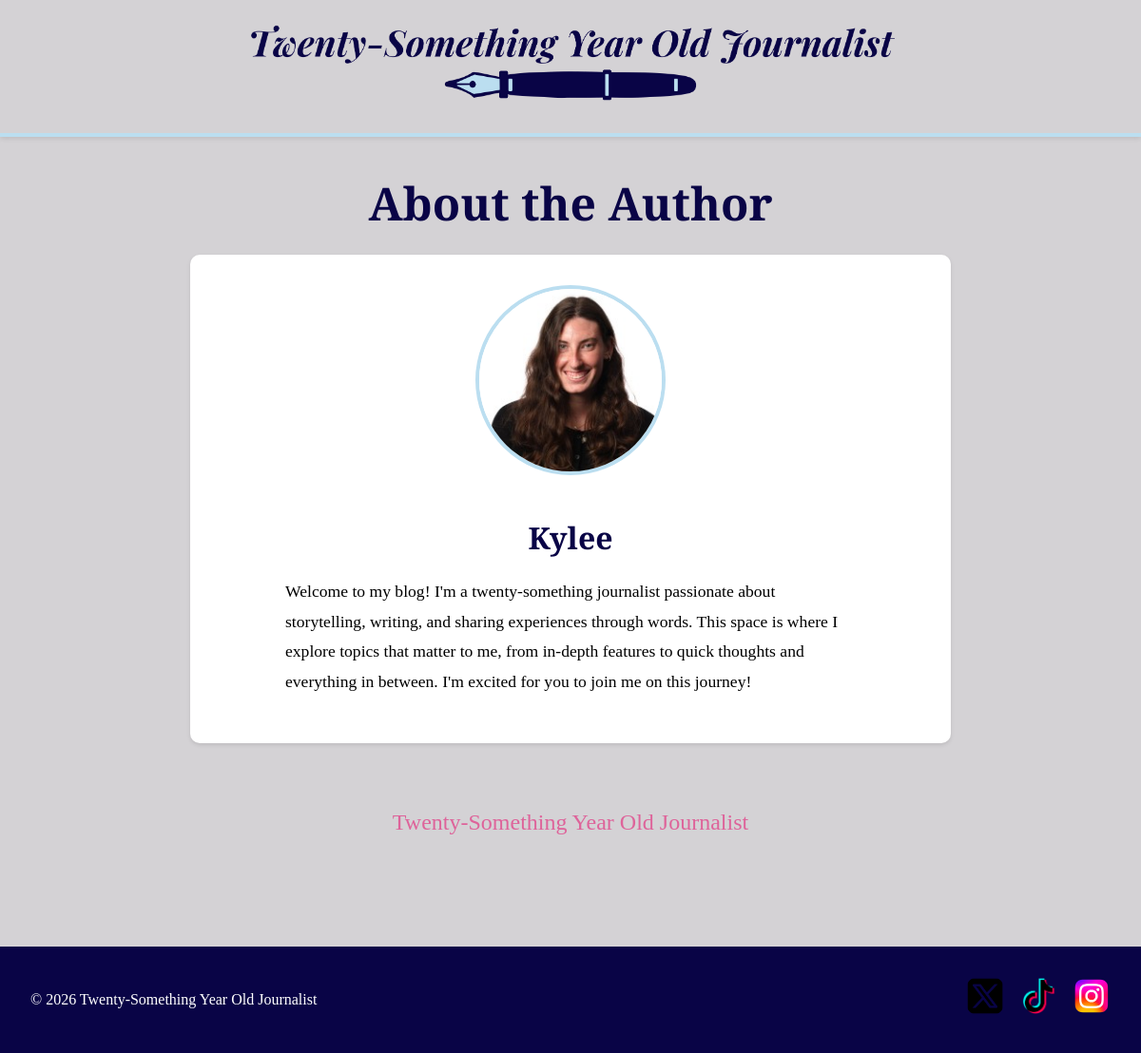
/about, run on the app's committed database.
### tables this page shows
CREATE TABLE about_page (
            id INTEGER PRIMARY KEY AUTOINCREMENT,
            author_name TEXT NOT NULL,
            author_photo_filename TEXT NOT NULL,
            author_bio_text TEXT NOT NULL
        );

### app.py (the view, shortened to what this page needs)
@app.route('/about')
def about():
    conn = get_db()
    cursor = conn.cursor()
    cursor.execute('SELECT * FROM about_page LIMIT 1')
    about_data = cursor.fetchone()
    conn.close()
    return render_template('about.html', about_data=about_data)

### app.py (called while the page is built)
def get_db():
    conn = sqlite3.connect('blog.db')
    conn.row_factory = sqlite3.Row
    return conn

@app.template_filter('author_photo_url')
def author_photo_url(filename):
    if filename == 'cover_image.png':
        return url_for('static', filename='graphics/cover_image.png')
    else:
        return url_for('static', filename=f'uploads/{filename}')

### templates/about.html (shortened to what this page needs)
{% extends "base.html" %}
{% block content %}
<div class="about-container">
    <h1 class="page-title">About the Author</h1>
    <div class="author-section">
        <div class="author-image-placeholder">
            <img src="{{ about_data['author_photo_filename'] | author_photo_url }}" alt="Author" class="author-photo">
        </div>
        <div class="author-bio">
            <h2>{{ about_data['author_name'] }}</h2>
            {% for paragraph in about_data['author_bio_text'].split('\n\n') %}
                {% if paragraph.strip() %}
                    <p>{{ paragraph.strip() }}</p>
                {% endif %}
            {% endfor %}
        </div>
    </div>
    <div class="about-footer">
        <p class="hidden-link-text">
            <span>Twenty-Something Year </span>
            <a href="{{ url_for('admin_login') }}" class="hidden-link" style="color: #de639aff; text-decoration: none;">Old</a>
            <span> Journalist</span>
        </p>
    </div>
</div>
{% endblock %}

### static/css/style.css (style rules this page uses)
:root { --bg-color: #d4d2d5ff; --text-dark: #616163ff; --accent-primary: #090446ff; --accent-secondary: #de639aff; --accent-tertiary: #bbdef0ff; }
* { margin: 0; padding: 0; box-sizing: border-box; }
body { font-family: 'Times New Roman', Times, serif; background-color: var(--bg-color); color: #000000; line-height: 1.6; min-height: 100vh; display: flex; flex-direction: column; }
h1, h2, h3, h4, h5, h6 { font-family: 'Droid Serif', Georgia, serif; color: var(--accent-primary); margin-bottom: 1rem; }
h1 { font-size: 2.5rem; }
h2 { font-size: 2rem; }
a { color: var(--accent-secondary); text-decoration: none; transition: color 0.3s ease; }
.page-title { font-size: 3rem; text-align: center; margin-bottom: 1rem; color: var(--accent-primary); font-family: 'Droid Serif', Georgia, serif; }
.about-container { max-width: 800px; margin: 0 auto; }
.author-section { background: white; padding: 2rem; border-radius: 10px; box-shadow: 0 2px 4px rgba(0, 0, 0, 0.1); margin-bottom: 2rem; text-align: center; }
.author-image-placeholder { margin-bottom: 2rem; }
.author-photo { width: 200px; height: 200px; object-fit: cover; border-radius: 50%; border: 4px solid var(--accent-tertiary); }
.author-bio { text-align: left; max-width: 600px; margin: 0 auto; }
.author-bio h2 { text-align: center; margin-bottom: 1rem; color: var(--accent-primary); font-family: 'Droid Serif', Georgia, serif; }
.author-bio p { margin-bottom: 1rem; font-size: 1.1rem; line-height: 1.8; }
.about-footer { text-align: center; padding: 2rem; }
.hidden-link-text { font-size: 1.5rem; font-family: 'Droid Serif', Georgia, serif; color: var(--accent-secondary); }
.hidden-link { cursor: pointer; transition: opacity 0.3s ease; }

### data on the page
about_page: author_photo_filename|author_photo_url (picture), author_name "Kylee", strip "Welcome to my blog! I'm a twenty-something journalist passionate about storytelling, writing, and sharing experiences through words. This space is where I explore topics that matter to me, from in-depth features to quick thoughts and everything in between. I'm excited for you to join me on this journey!"
